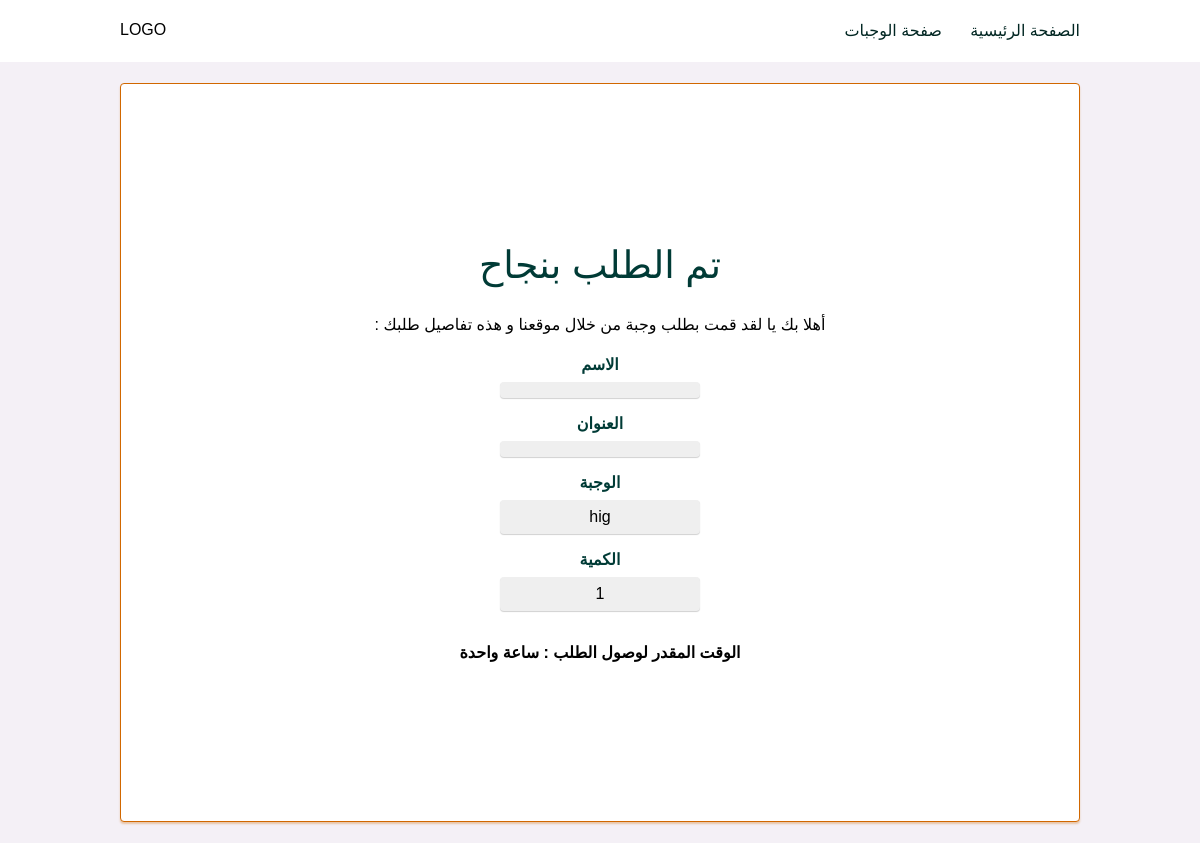
Page /meals/request/4/done on the earlier database version.
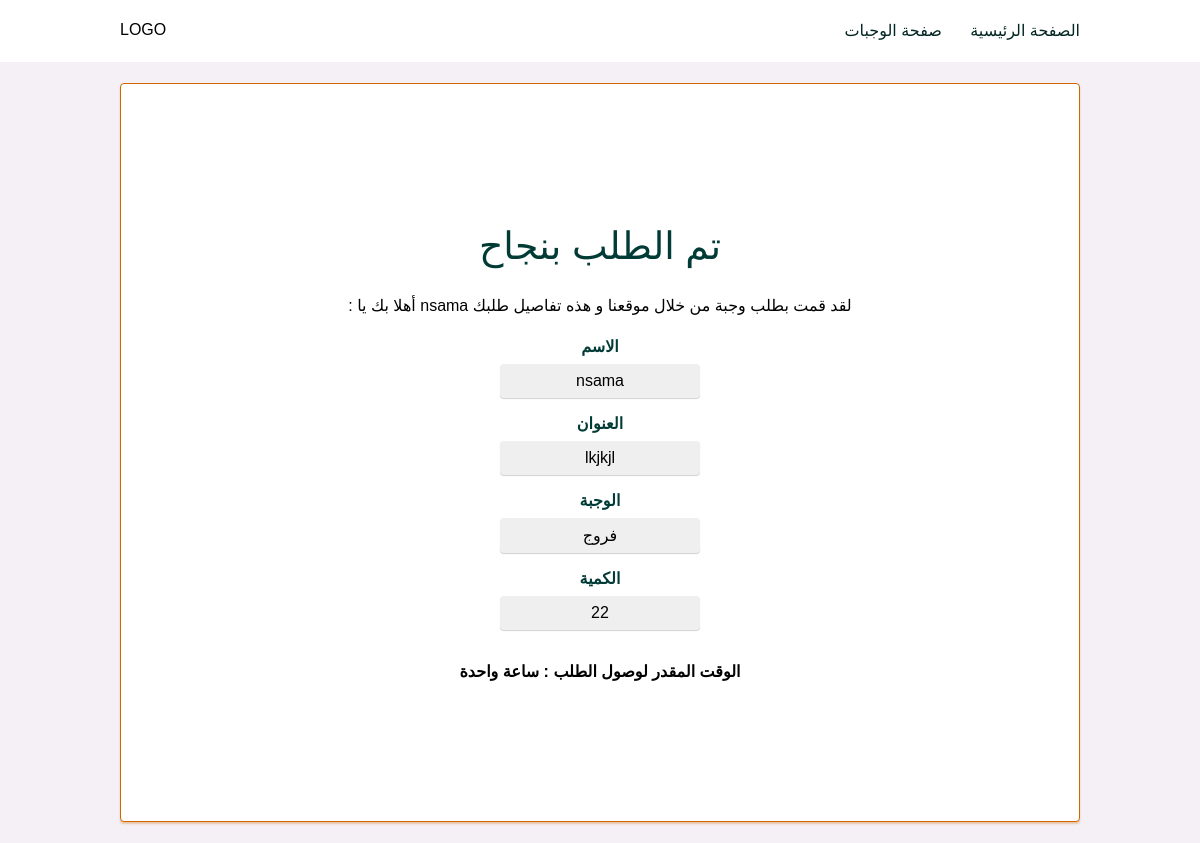
Same page on the later database version.
### main.py (models this page shows)
class Meals(db.Model):
    id = db.Column(db.Integer, primary_key=True, autoincrement=True)
    name = db.Column(db.String(50), nullable=False)
    desc = db.Column(db.Text)
    price = db.Column(db.Numeric(10, 2))
    requests = db.relationship('Requests', backref='meal')
    photo_id = db.Column(db.Integer, db.ForeignKey('photos.id'))

class Requests(db.Model):
    id = db.Column(db.Integer, primary_key=True, autoincrement=True)
    name_user = db.Column(db.String(50), nullable=False)
    address = db.Column(db.Text, nullable=False)
    is_active = db.Column(db.Boolean, default=False)
    amount = db.Column(db.Integer, default=1)
    request_date = db.Column(db.DateTime(
        timezone=True), default=datetime.now())
    delivery_date = db.Column(db.DateTime(
        timezone=True), onupdate=datetime.now())
    meal_id = db.Column(db.Integer, db.ForeignKey('meals.id'))

### main.py (the view)
@app.route('/meals/request/<int:id>/done')
def request_done(id):
    the_request = o.get_request_by_id(id)
    return render_template('request-done.html', request=the_request)

### main.py (called while the page is built)
    def get_request_by_id(self, id):
        return Requests.query.get(id)

### templates/request-done.html (shortened to what this page needs)
<!DOCTYPE html>
<html lang="en">
  <head>
    <link href="{{ url_for('static', filename='style/style.css') }}" rel="stylesheet">
  </head>
  <body>
    <header id="header">
      <p>LOGO</p>
      <nav class="header-nav">
        <a href="/">الصفحة الرئيسية</a>
        <a href="/meals">صفحة الوجبات</a>
      </nav>
    </header>
    <main id="done">
      <div>
        <p class="done-header">تم الطلب بنجاح</p>
        <div>
          <p>
            : أهلا بك يا {{request.name_user}} لقد قمت بطلب وجبة من خلال موقعنا و هذه تفاصيل
            طلبك
          </p>
          <div class="details">
            <div>
              <p>الاسم</p>
              <p>{{request.name_user}}</p>
            </div>
            <div>
              <p>العنوان</p>
              <p>{{request.address}}</p>
            </div>
            <div>
              <p>الوجبة</p>
              <p>{{request.meal.name}}</p>
            </div>
            <div>
              <p>الكمية</p>
              <p> {{request.amount}} </p>
            </div>
          </div>
          <p class="done-time">الوقت المقدر لوصول الطلب : ساعة واحدة</p>
        </div>
      </div>
    </main>
  </body>
</html>

Differences in the rows shown:
removed Meals: meal.name "hig"
changed Requests: name_user (not shown) → "nsama"; address (not shown) → "lkjkjl"; amount "1" → "22"
added Meals: meal.name "فروج"
